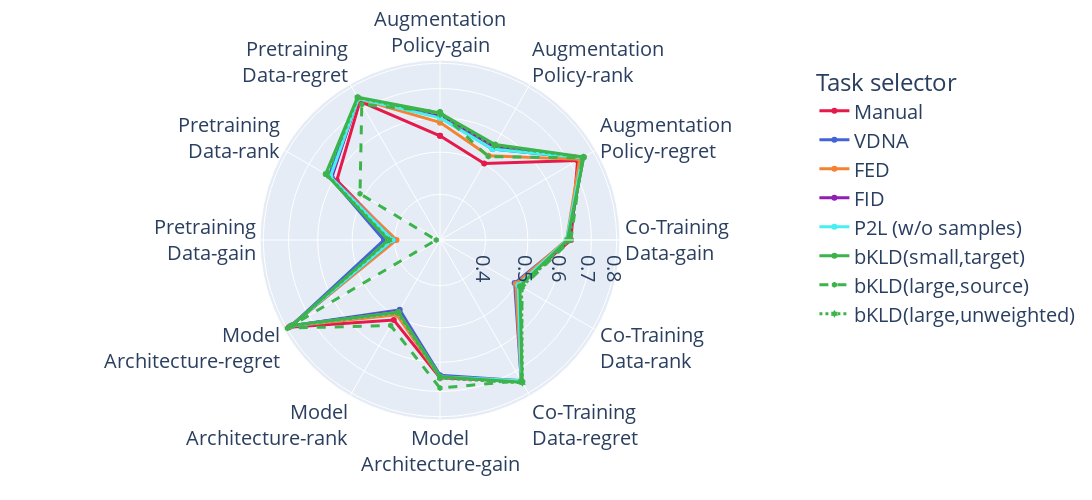

Notebook source saved alongside this figure:
### Code cell
get_spider_plot(comp_distances)

### Figure 1 — Plotly figure (JSON) as saved in the notebook; plotly's stock layout.template omitted (floating-point values rounded to 4 significant figures)
{"data": [{"hovertemplate": "Task selector=Manual<br>score=%{r}<br>theta=%{theta}<extra></extra>", "legendgroup": "Manual", "line": {"color": "rgb(230, 25, 75)", "dash": "solid", "width": 3}, "marker": {"symbol": "circle"}, "mode": "lines+markers", "name": "Manual", "r": [0.5452, 0.5013, 0.7283, 0.6279, 0.5056, 0.7448, 0.6512, 0.5122, 0.7907, 0.3992, 0.59, 0.7329, 0.5452], "showlegend": true, "subplot": "polar", "theta": ["Augmentation<br>Policy-gain", "Augmentation<br>Policy-rank", "Augmentation<br>Policy-regret", "Co-Training<br>Data-gain", "Co-Training<br>Data-rank", "Co-Training<br>Data-regret", "Model<br>Architecture-gain", "Model<br>Architecture-rank", "Model<br>Architecture-regret", "Pretraining<br>Data-gain", "Pretraining<br>Data-rank", "Pretraining<br>Data-regret", "Augmentation<br>Policy-gain"], "type": "scatterpolar"}, {"hovertemplate": "Task selector=VDNA<br>score=%{r}<br>theta=%{theta}<extra></extra>", "legendgroup": "VDNA", "line": {"color": "rgb(67, 99, 216)", "dash": "solid", "width": 3}, "marker": {"symbol": "circle"}, "mode": "lines+markers", "name": "VDNA", "r": [0.6021, 0.5473, 0.7475, 0.6176, 0.4955, 0.7419, 0.6421, 0.4811, 0.7778, 0.4225, 0.6193, 0.7469, 0.6021], "showlegend": true, "subplot": "polar", "theta": ["Augmentation<br>Policy-gain", "Augmentation<br>Policy-rank", "Augmentation<br>Policy-regret", "Co-Training<br>Data-gain", "Co-Training<br>Data-rank", "Co-Training<br>Data-regret", "Model<br>Architecture-gain", "Model<br>Architecture-rank", "Model<br>Architecture-regret", "Pretraining<br>Data-gain", "Pretraining<br>Data-rank", "Pretraining<br>Data-regret", "Augmentation<br>Policy-gain"], "type": "scatterpolar"}, {"hovertemplate": "Task selector=FED<br>score=%{r}<br>theta=%{theta}<extra></extra>", "legendgroup": "FED", "line": {"color": "rgb(245, 130, 49)", "dash": "solid", "width": 3}, "marker": {"symbol": "circle"}, "mode": "lines+markers", "name": "FED", "r": [0.5853, 0.5256, 0.7374, 0.6137, 0.4993, 0.7416, 0.6486, 0.496, 0.7829, 0.3953, 0.6113, 0.7446, 0.5853], "showlegend": true, "subplot": "polar", "theta": ["Augmentation<br>Policy-gain", "Augmentation<br>Policy-rank", "Augmentation<br>Policy-regret", "Co-Training<br>Data-gain", "Co-Training<br>Data-rank", "Co-Training<br>Data-regret", "Model<br>Architecture-gain", "Model<br>Architecture-rank", "Model<br>Architecture-regret", "Pretraining<br>Data-gain", "Pretraining<br>Data-rank", "Pretraining<br>Data-regret", "Augmentation<br>Policy-gain"], "type": "scatterpolar"}, {"hovertemplate": "Task selector=FID<br>score=%{r}<br>theta=%{theta}<extra></extra>", "legendgroup": "FID", "line": {"color": "rgb(145, 30, 180)", "dash": "solid", "width": 3}, "marker": {"symbol": "circle"}, "mode": "lines+markers", "name": "FID", "r": [0.6047, 0.5564, 0.7542, 0.6189, 0.5093, 0.7445, 0.6473, 0.4861, 0.7789, 0.4031, 0.6086, 0.7473, 0.6047], "showlegend": true, "subplot": "polar", "theta": ["Augmentation<br>Policy-gain", "Augmentation<br>Policy-rank", "Augmentation<br>Policy-regret", "Co-Training<br>Data-gain", "Co-Training<br>Data-rank", "Co-Training<br>Data-regret", "Model<br>Architecture-gain", "Model<br>Architecture-rank", "Model<br>Architecture-regret", "Pretraining<br>Data-gain", "Pretraining<br>Data-rank", "Pretraining<br>Data-regret", "Augmentation<br>Policy-gain"], "type": "scatterpolar"}, {"hovertemplate": "Task selector=P2L (w/o samples)<br>score=%{r}<br>theta=%{theta}<extra></extra>", "legendgroup": "P2L (w/o samples)", "line": {"color": "rgb(70, 240, 240)", "dash": "solid", "width": 3}, "marker": {"symbol": "circle"}, "mode": "lines+markers", "name": "P2L (w/o samples)", "r": [0.5995, 0.5475, 0.749, 0.6137, 0.5066, 0.7418, 0.6473, 0.4884, 0.7778, 0.4031, 0.6136, 0.7455, 0.5995], "showlegend": true, "subplot": "polar", "theta": ["Augmentation<br>Policy-gain", "Augmentation<br>Policy-rank", "Augmentation<br>Policy-regret", "Co-Training<br>Data-gain", "Co-Training<br>Data-rank", "Co-Training<br>Data-regret", "Model<br>Architecture-gain", "Model<br>Architecture-rank", "Model<br>Architecture-regret", "Pretraining<br>Data-gain", "Pretraining<br>Data-rank", "Pretraining<br>Data-regret", "Augmentation<br>Policy-gain"], "type": "scatterpolar"}, {"hovertemplate": "Task selector=bKLD(small,target)<br>score=%{r}<br>theta=%{theta}<extra></extra>", "legendgroup": "bKLD(small,target)", "line": {"color": "rgb(60, 180, 75)", "dash": "solid", "width": 3}, "marker": {"symbol": "circle"}, "mode": "lines+markers", "name": "bKLD(small,target)", "r": [0.615, 0.5628, 0.756, 0.6163, 0.5118, 0.7495, 0.6473, 0.4877, 0.7753, 0.4134, 0.6315, 0.7515, 0.615], "showlegend": true, "subplot": "polar", "theta": ["Augmentation<br>Policy-gain", "Augmentation<br>Policy-rank", "Augmentation<br>Policy-regret", "Co-Training<br>Data-gain", "Co-Training<br>Data-rank", "Co-Training<br>Data-regret", "Model<br>Architecture-gain", "Model<br>Architecture-rank", "Model<br>Architecture-regret", "Pretraining<br>Data-gain", "Pretraining<br>Data-rank", "Pretraining<br>Data-regret", "Augmentation<br>Policy-gain"], "type": "scatterpolar"}, {"hovertemplate": "Task selector=bKLD(large,source)<br>score=%{r}<br>theta=%{theta}<extra></extra>", "legendgroup": "bKLD(large,source)", "line": {"color": "rgb(60, 180, 75)", "dash": "dash", "width": 3}, "marker": {"symbol": "hexagon"}, "mode": "lines+markers", "name": "bKLD(large,source)", "r": [0.6189, 0.523, 0.7485, 0.6279, 0.5188, 0.7419, 0.6873, 0.5294, 0.7981, 0.3204, 0.5121, 0.7187, 0.6189], "showlegend": true, "subplot": "polar", "theta": ["Augmentation<br>Policy-gain", "Augmentation<br>Policy-rank", "Augmentation<br>Policy-regret", "Co-Training<br>Data-gain", "Co-Training<br>Data-rank", "Co-Training<br>Data-regret", "Model<br>Architecture-gain", "Model<br>Architecture-rank", "Model<br>Architecture-regret", "Pretraining<br>Data-gain", "Pretraining<br>Data-rank", "Pretraining<br>Data-regret", "Augmentation<br>Policy-gain"], "type": "scatterpolar"}, {"hovertemplate": "Task selector=bKLD(large,unweighted)<br>score=%{r}<br>theta=%{theta}<extra></extra>", "legendgroup": "bKLD(large,unweighted)", "line": {"color": "rgb(60, 180, 75)", "dash": "dot", "width": 3}, "marker": {"symbol": "hexagram"}, "mode": "lines+markers", "name": "bKLD(large,unweighted)", "r": [0.6111, 0.5583, 0.7542, 0.6214, 0.5167, 0.7516, 0.6525, 0.4903, 0.7771, 0.4109, 0.6261, 0.7492, 0.6111], "showlegend": true, "subplot": "polar", "theta": ["Augmentation<br>Policy-gain", "Augmentation<br>Policy-rank", "Augmentation<br>Policy-regret", "Co-Training<br>Data-gain", "Co-Training<br>Data-rank", "Co-Training<br>Data-regret", "Model<br>Architecture-gain", "Model<br>Architecture-rank", "Model<br>Architecture-regret", "Pretraining<br>Data-gain", "Pretraining<br>Data-rank", "Pretraining<br>Data-regret", "Augmentation<br>Policy-gain"], "type": "scatterpolar"}], "layout": {"polar": {"domain": {"x": [0.0, 1.0], "y": [0.0, 1.0]}, "angularaxis": {"direction": "clockwise", "rotation": 90, "categoryorder": "array", "categoryarray": ["Augmentation<br>Policy-gain", "Augmentation<br>Policy-rank", "Augmentation<br>Policy-regret", "Co-Training<br>Data-gain", "Co-Training<br>Data-rank", "Co-Training<br>Data-regret", "Model<br>Architecture-gain", "Model<br>Architecture-rank", "Model<br>Architecture-regret", "Pretraining<br>Data-gain", "Pretraining<br>Data-rank", "Pretraining<br>Data-regret"]}, "radialaxis": {"type": "log", "nticks": 5}}, "legend": {"title": {"text": "Task selector"}, "tracegroupgap": 0}, "margin": {"t": 60}, "height": 500, "width": 1200, "font": {"size": 20}}}
